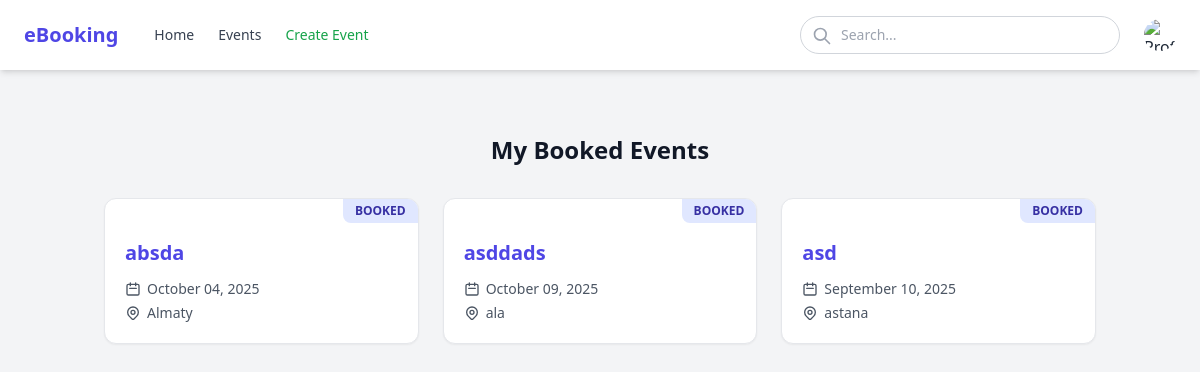
/my_bookings (signed in), run on an earlier commit of the app's database.
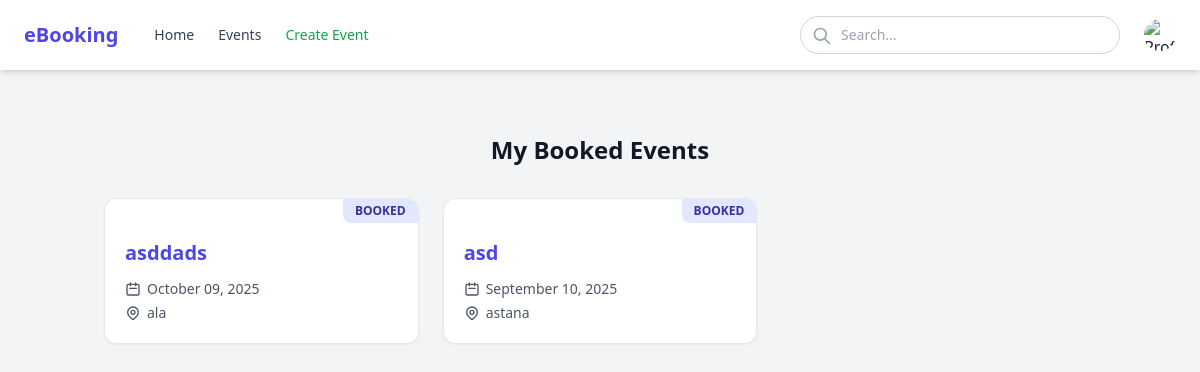
And on a later commit of the database.
### app/models.py (models this page shows, shortened)
class Event(db.Model):
    event_id: so.Mapped[int] = so.mapped_column(primary_key=True)
    title: so.Mapped[str] = so.mapped_column(sa.String(128), index=True, unique=True)
    description: so.Mapped[str] = so.mapped_column(sa.String(256), index=True)
    date: so.Mapped[datetime.date] = so.mapped_column(sa.Date)
    time: so.Mapped[datetime.time] = so.mapped_column(sa.Time, nullable=False)
    location: so.Mapped[str] = so.mapped_column(sa.String(30))
    total_seats: so.Mapped[int] = so.mapped_column()
    seats_left: so.Mapped[int] = so.mapped_column(default=0)
    created_by: so.Mapped[str] = so.mapped_column(sa.String(64))
    bookings: so.Mapped[list["Booking"]] = so.relationship(back_populates="event",
                                                           cascade="all, delete-orphan")

### app/routes.py (the view)
@app.route('/my_bookings')
@login_required
def my_bookings():
    my_events = Event.query.join(Booking).filter(Booking.user_id == current_user.id).all()
    return render_template('my_bookings.html', events=my_events)

### app/models.py (called while the page is built)
@login.user_loader
def load_user(id):
    return db.session.get(User, int(id))

### app/templates/my_bookings.html (shortened to what this page needs)
{% extends 'base.html' %}
{% block content %}
<div class="max-w-6xl mx-auto px-4 py-8">
    <h1 class="text-2xl font-bold text-gray-900 mb-8 text-center">My Booked Events</h1>
    {% if events %}
        <div class="grid grid-cols-1 md:grid-cols-2 lg:grid-cols-3 gap-6">
            {% for event in events %}
            <a href="{{ url_for('event_detail', event_id=event.event_id) }}"
               class="block bg-white rounded-xl shadow-sm hover:shadow-md transition-shadow duration-300 ease-in-out overflow-hidden border border-gray-200 relative">
                <div class="absolute top-0 right-0 bg-indigo-100 text-indigo-800 text-xs font-bold px-3 py-1 rounded-bl-lg">
                    BOOKED
                </div>
                <div class="p-5 pt-10">
                    <h2 class="text-xl font-semibold text-indigo-600 hover:text-indigo-800 transition-colors duration-200 mb-2 line-clamp-1">
                        {{ event.title }}
                    </h2>
                    <div class="flex items-center text-gray-600 text-sm mt-3">
                        <svg xmlns="http://www.w3.org/2000/svg" class="h-4 w-4 mr-1.5 flex-shrink-0" fill="none" viewBox="0 0 24 24" stroke="currentColor">
                            <path stroke-linecap="round" stroke-linejoin="round" stroke-width="2" d="M8 7V3m8 4V3m-9 8h10M5 21h14a2 2 0 002-2V7a2 2 0 00-2-2H5a2 2 0 00-2 2v12a2 2 0 002 2z" />
                        </svg>
                        <span>{{ event.date.strftime('%B %d, %Y') if event.date else 'Date TBD' }}</span>
                    </div>
                    <div class="flex items-center text-gray-600 text-sm mt-1">
                        <span class="truncate">{{ event.location or 'Location TBD' }}</span>
                    </div>
                </div>
            </a>
            {% endfor %}
        </div>
    {% endif %}
</div>
{% endblock %}

What changed in the data, as far as the page shows it:
removed Event: title "absda", date "October 04, 2025", location "Almaty"
